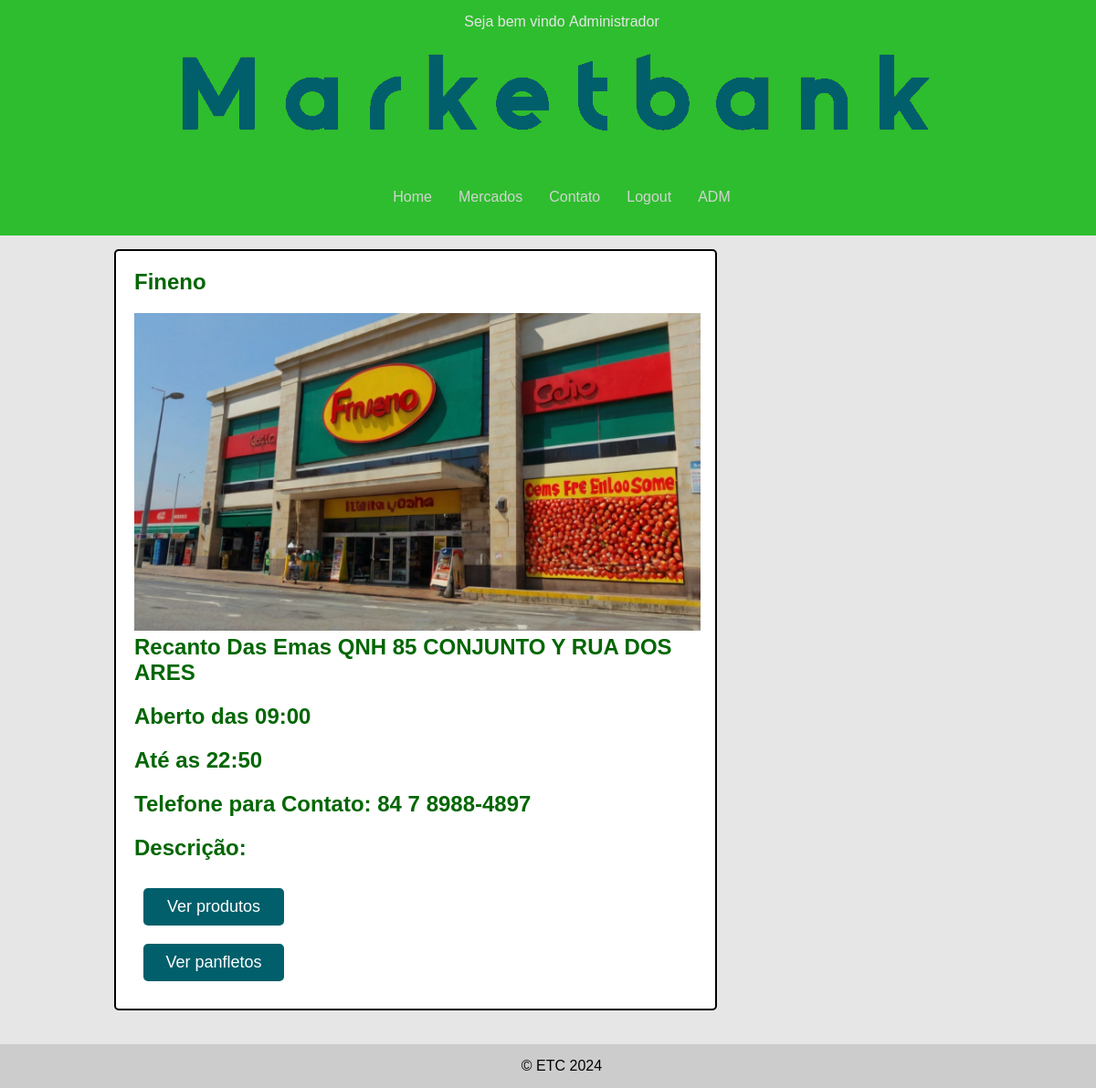
The app's page /home/verPerfilMercado.php?id_mercado=2 (signed in), older data.
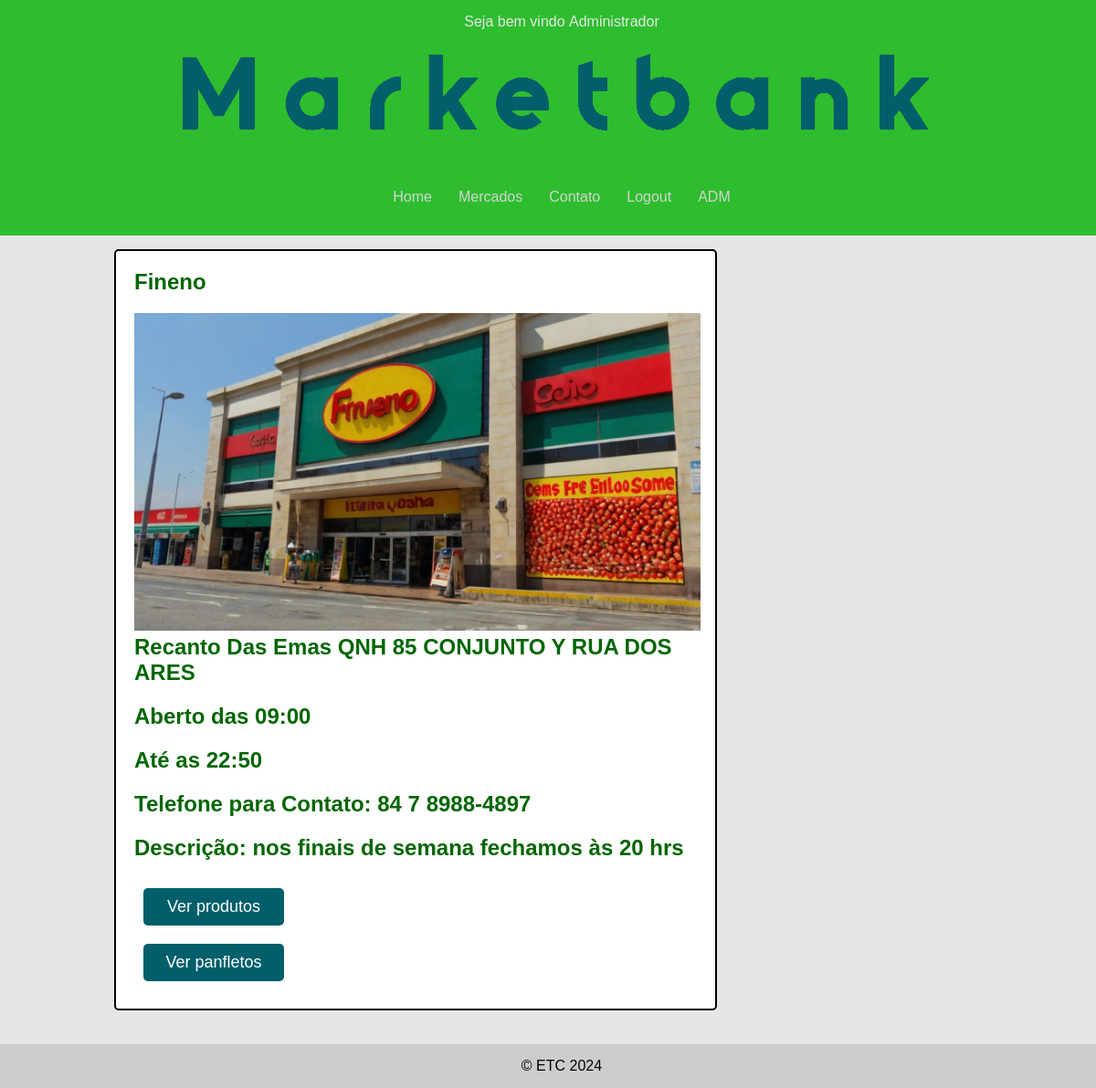
The same page, newer data.
### tables this page shows
CREATE TABLE IF NOT EXISTS `mercado` (
  `id_mercado` INT(11) NOT NULL AUTO_INCREMENT,
  `nomeMerc` VARCHAR(255) NOT NULL,
  `regiaoadm` VARCHAR(45) NOT NULL,
  `endereco` VARCHAR(255) NOT NULL,
  `horarioAbert` TIME NOT NULL,
  `horarioFecha` TIME NOT NULL,
  `telefone` VARCHAR(11) NOT NULL,
  `cnpj` VARCHAR(20) NOT NULL,
  `imagem` VARCHAR(120) NOT NULL,
  `descricao` TEXT NULL DEFAULT NULL,
  `id_dono` INT(11) NOT NULL,
  `compras` ENUM('sim', 'nao') NOT NULL,
  PRIMARY KEY (`id_mercado`),
  INDEX `id_dono` (`id_dono` ASC) ,
  CONSTRAINT `mercado_ibfk_1`
    FOREIGN KEY (`id_dono`)
    REFERENCES `usuario` (`id_usuario`));

### func/func.php (called while the page is built, shortened)
<?php
function usuarioEstaLogado(): bool
{
    return isset($_SESSION['usuario']);
}
function admEstaLogado()
{
    return isset($_SESSION['usuario']) && $_SESSION['usuario']['tipo'] == 'administrador';
}
function formatarTelefone($numero) {
    $ddd = substr($numero, 0, 2);
    $prefixo = substr($numero, 2, 1);
    $parte1 = substr($numero, 3, 4);
    $parte2 = substr($numero, 7, 4);
    $numeroFormatado = $ddd . " " . $prefixo . " " . $parte1 . "-" . $parte2;
    return $numeroFormatado;
}

### model/mercadoDAO.php (called while the page is built, shortened)
<?php
class mercadoDAO
{
    private $conn;
    public function __construct($conn)
    {
        $this->conn = $conn;
    }
    public function getMercadoById($id_mercado)
    {
        $query = "SELECT * FROM mercado WHERE id_mercado = :id_mercado";
        $stmt = $this->conn->prepare($query);
        $stmt->bindValue(':id_mercado', $id_mercado, PDO::PARAM_INT);
        if ($stmt->execute()) {
            return $stmt->fetch(PDO::FETCH_ASSOC);
        } else {
            return "ocorreu um erro " . $stmt->errorInfo();
        }
    }
}

### home/verPerfilMercado.php (the view, shortened to what this page needs)
<?php
require_once '../cadastro/cadastro.php';
require_once '../func/func.php';
require_once '../model/mercadoDAO.php';
$mercadoDAO = new mercadoDAO($conn);
if (usuarioEstaLogado()) {
    $infmercado = $mercadoDAO->getMercadoById($_SESSION['usuario']['verMercado']);
}
require_once '../inc/cabecalho.php';
?>
<div class="wrapper">
<div id="area-principal">
    <div id="area-postagens">
        <div class="postagem">
            <h2><?= ucwords($infmercado['nomeMerc']) ?></h2>
            <img src="../cadastro/uploads/<?= $infmercado['imagem'] ?>" width="620px" alt="foto mercado">
            <h2><?= ucwords($infmercado['regiaoadm']) ?>
            <?= strtoupper($infmercado['endereco']) ?> </h2>
            <h2>Aberto das <?= date('H:i', strtotime($infmercado['horarioAbert'])) ?> </h2>
            <h2> Até as <?= date('H:i', strtotime($infmercado['horarioFecha'])) ?> </h2>
            <h2> Telefone para Contato: <?= formatarTelefone($infmercado['telefone']) ?> </h2>
            <h2>Descrição: <?= ($infmercado['descricao']) ?></h2>
            <form action="../CRUD/read-prodCliente.php" method="POST">
                <button type="submit" class="button_padrao">Ver produtos</button>
            </form>
            <form action="../CRUD/read-panf.php" method="POST">
                <button type="submit" class="button_padrao">Ver panfletos</button>
            </form>
        </div>
    </div>
</div>
    <?php require_once '../inc/rodape.php'; ?>

### inc/cabecalho.php (shortened to what this page needs)
<?php require_once '../func/func.php' ;
?>
<!DOCTYPE html>
<html>
<head>
    <link rel="stylesheet" type="text/css" href="../css/style.css">
</head>
<body>
    <div id="area-cabecalho">
        <?php if (usuarioEstaLogado()): ?>
        <p class="aviso-login">Seja bem vindo&nbsp;<?= (usuarioEstaLogado()) ? ucwords($_SESSION['usuario']['nome']) : ''; ?></p>
        <?php endif ?>
        <div id="area-logo">
            <img src="../home/img/logo.png" alt="logo">
        </div>
        <div id="area-menu">
            <a href="../index.php">Home</a>
            <?php if (usuarioEstaLogado()): ?>
            <a href="../home/mercados.php">Mercados</a>
            <?php endif ?>
            <a href="../home/contato.php">Contato</a>
            <div class="cadastro_login_right">
                <?php if (usuarioEstaLogado()) : ?>
				<?php $aviso ='Deseja realizar logout?'?>
				<a href="../cadastro/logout.php" onclick='return confirm("<?=$aviso?>");'>Logout</a>
			<?php endif ?>
                <?php if(admEstaLogado()): ?>
                    <a href="../CRUD/administrador.php">ADM</a>
                <?php endif ?>
            </div>
        </div>
    </div>

### inc/rodape.php (shortened to what this page needs)
<div id="rodape">
        &copy; ETC 2024
    </div>
</div>
</body>
</html>

### css/style.css (style rules this page uses)
* { margin: 0; padding: 0; }
html, body { width: 100%; height: 100%; font-size: 1em; font-family: "Trebuchet MS", Helvetica, sans-serif; background: #e6e6e6; overflow-y: scroll; overflow-x: hidden; }
.wrapper { display: flex; flex-direction: column; min-height: 75vh; }
.aviso-login { font-weight: 500; color: #e6e6e6; }
#area-cabecalho { background-color: #2ebd2e; padding: 15px; text-align: center; width: 100%; }
#area-logo, #area-menu { padding: 10px; }
#area-menu { display: flex; gap: 5px; justify-content: center; }
#area-principal { width: 950px; margin: 0 auto; padding: 15px; }
a { text-decoration: none; }
#area-menu .cadastro_login_right { display: flex; color: #FFF; padding: 0; gap: 5px; justify-content: end; }
#area-cabecalho #area-menu a { color: #D3D3D3; text-decoration: none; }
.postagem h2 { color: rgb(2, 102, 2); }
#area-postagens { margin: 0 auto; width: 660px; float: left; margin-bottom: 15px; }
.postagem { margin: 0 auto; padding: 20px; background: white; margin-bottom: 7px; word-wrap: break-word; border: 2.5px solid black; border-radius: 5px; }
#rodape { background-color: #ccc; text-align: center; padding: 15px; width: 100%; clear: both; }
#area-cabecalho a:link, #area-cabecalho a:visited { color: #FFF; padding: 8px 12px; }
h2 { color: lightgreen; }
.postagem img { justify-content: center; text-align: center; }
h2 { margin-bottom: 20px; }
.button_padrao { font-size: 18px; padding: 10px; width: 25%; background-color: #005f6b; color: #fff; border: none; border-radius: 5px; cursor: pointer; margin:10px; }
.postagem .button_padrao { flex-wrap: wrap; margin: 10px; align-items: center; justify-content: center; }

Row changes from the older to the newer data that the page shows:
changed mercado "Fineno": descricao (not shown) → "nos finais de semana fechamos às 20 hrs"
